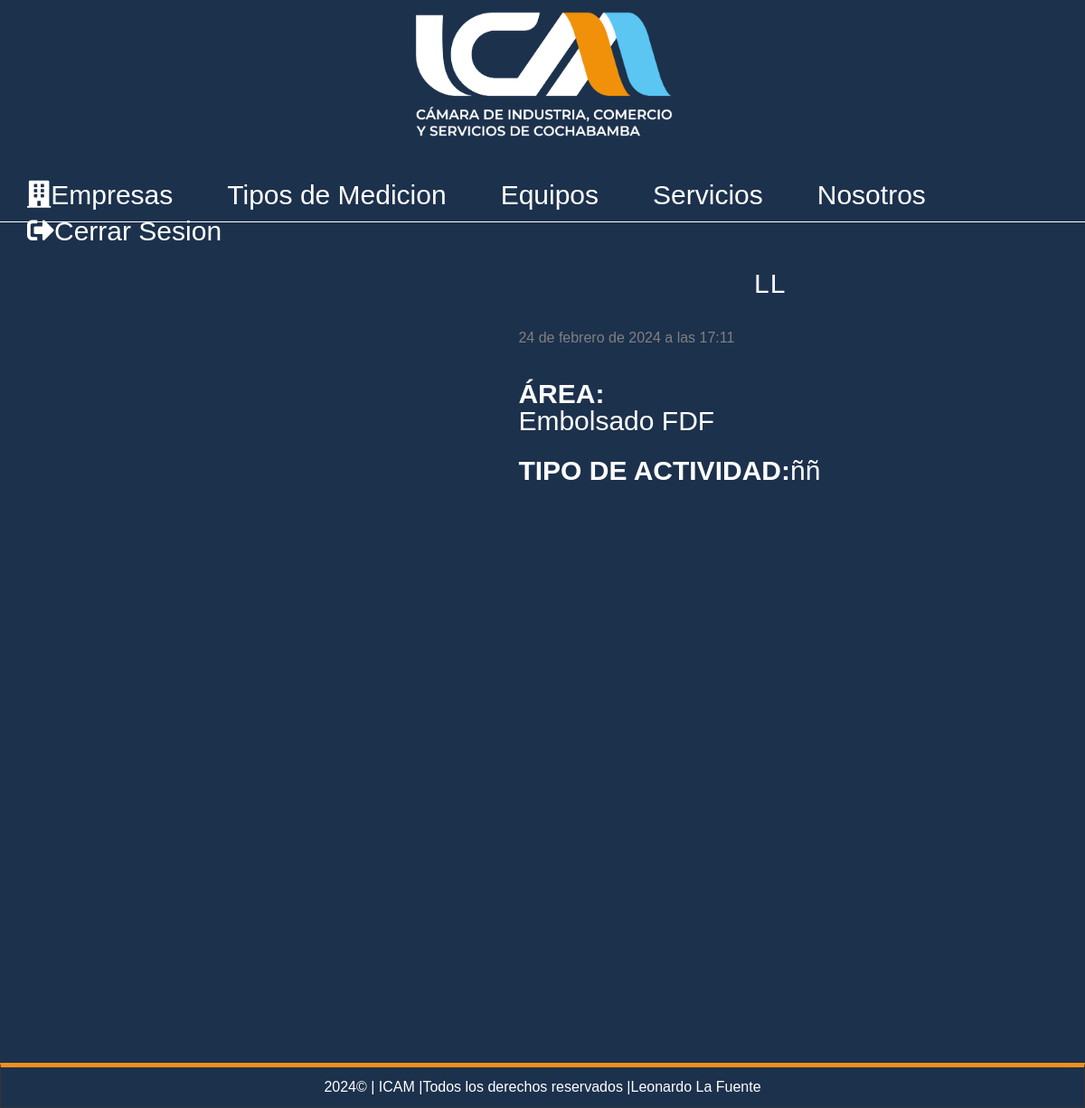
/puesto/51 (signed in), run on an earlier commit of the app's database.
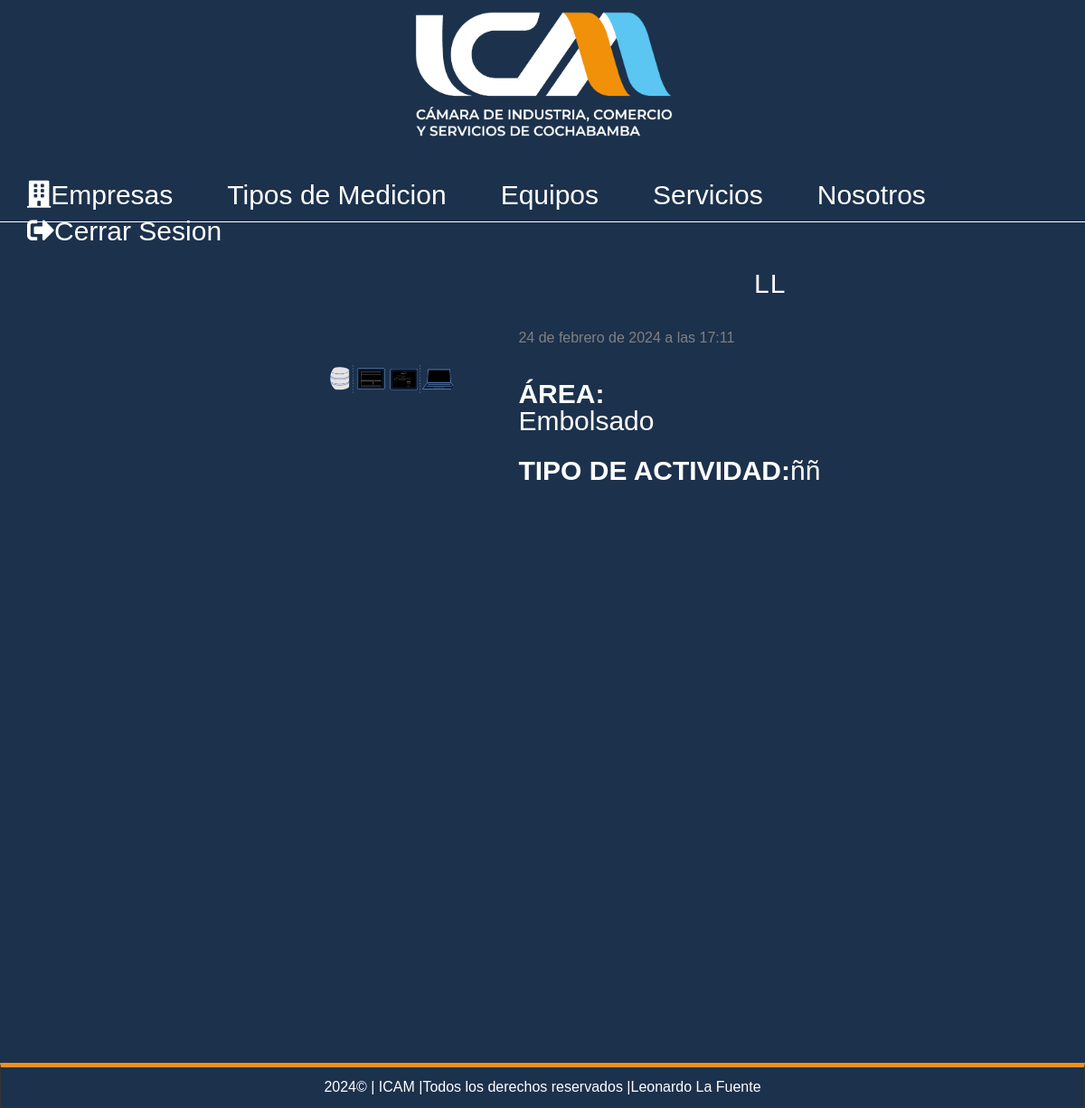
And on a later commit of the database.
### record/models.py (models this page shows, shortened)
class Position(models.Model):
    name = models.CharField(max_length=200,verbose_name='Nombre del Puesto')
    activity_type = RichTextField(max_length=200,verbose_name='Tipo de Actividad')
    image = models.ImageField(default='null',verbose_name="Imagen",upload_to="positions")
    public=models.BooleanField(verbose_name="Publicado")
    created_at = models.DateTimeField(auto_now_add=True,verbose_name='Creado el')
    updated_at = models.DateTimeField(auto_now=True,verbose_name='Editado el')
    area = models.ForeignKey(Area, on_delete=models.CASCADE)
    class Meta:
        verbose_name='Puestos de Trabajo'
        verbose_name_plural='Puestos de Trabajo'
        ordering=['-created_at']

class Area(models.Model):
    name = models.CharField(max_length=200,verbose_name='Nombre del Area')
    description = models.TextField(verbose_name='Descripcion')
    created_at = models.DateTimeField(auto_now_add=True,verbose_name='Creado el')
    updated_at = models.DateTimeField(auto_now=True,verbose_name='Editado el')
    company = models.ForeignKey(Company, on_delete=models.CASCADE)
    class Meta:
        verbose_name='Area'
        verbose_name_plural='Areas'
    def __str__(self):
        return self.name

### record/views.py (the view)
# urls.py: path('puesto/<int:position_id>',views.position,name="position"),
@login_required(login_url="login")
def position(request, position_id):
    position = get_object_or_404(Position, id=position_id)
    if not request.user.is_superuser and position.area.company.user != request.user:
        return HttpResponseForbidden("No tienes permiso para ver este puesto.")
    return render(request, 'positions/detail.html', {
        'position': position
    })

### pages/context_processors.py (called while the page is built)
def get_pages(request):
    pages = Page.objects.filter(visible=True).order_by('order').values_list('id','title','slug')
    return {
        'pages':pages
    }

### record/processor.py (called while the page is built)
def get_areas(request):
    if request.user.is_authenticated and 'selected_company_id' in request.session:
        try:
            company = Company.objects.get(id=request.session['selected_company_id'])
            areas = Area.objects.filter(company=company).values_list('id', 'name')
            return {
                'areas': areas,
                'selected_company_id': request.session['selected_company_id'],  # Agrega esta línea
            }
        except Company.DoesNotExist:
            return {
                'areas': [],
            }
    else:
        return {
            'areas': [],
        }

### record/templates/positions/detail.html (shortened to what this page needs)
{% extends "layouts/layout.html" %}
{%block content%}
<div class="position-container">
    <div class="position-image">
        {%if position.image != 'null' %}
        <img class="small-image" src="{{position.image.url}}"/>
        {%endif%}
    </div>
    <div class="position-info">
        <h1 class="title">{{position.name}}</h1>
        <span class="date"> {{position.created_at}}</span>
        <p class="content">
            <strong>ÁREA:</strong></br>{{position.area}}
        </p>
        <p class="content">
            <strong>TIPO DE ACTIVIDAD:</strong>{{position.activity_type|safe}}
        </p>
    </div>
</div>
{%endblock%}

What changed in the data, as far as the page shows it:
changed Position "LL": image: picture added; area "Embolsado FDF" → "Embolsado"
